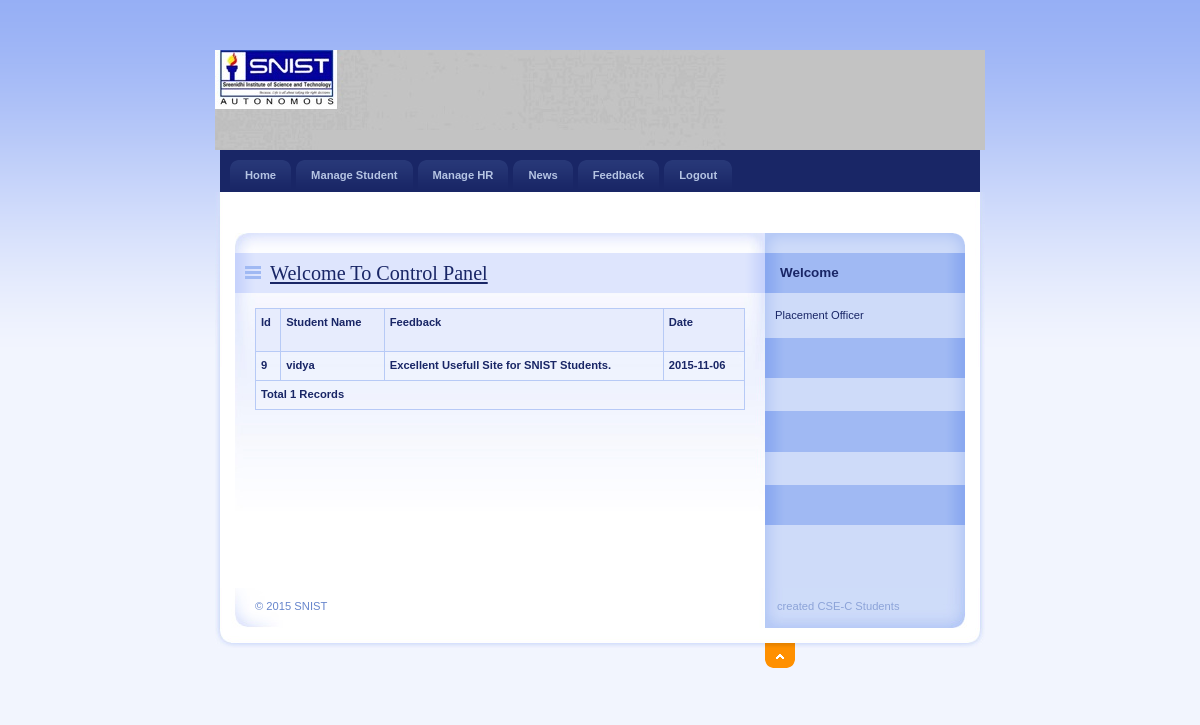
Page /PlacementOfficer/Feedback.php on the committed database.
### tables this page shows
CREATE TABLE `feedback` (
  `FeedbackId` int(11) NOT NULL,
  `StudentId` int(11) NOT NULL,
  `Feedback` varchar(200) NOT NULL,
  `FeedbakDate` date NOT NULL
);

CREATE TABLE `student_reg` (
  `StudentId` int(11) NOT NULL,
  `StudentName` varchar(20) NOT NULL,
  `Address` varchar(100) NOT NULL,
  `City` varchar(20) NOT NULL,
  `Email` varchar(40) NOT NULL,
  `Mobile` bigint(20) NOT NULL,
  `Qualification` varchar(20) NOT NULL,
  `Gender` varchar(10) NOT NULL,
  `BirthDate` date NOT NULL,
  `Resume` varchar(200) NOT NULL,
  `Status` varchar(10) NOT NULL,
  `UserName` varchar(20) NOT NULL,
  `Password` varchar(20) NOT NULL,
  `Question` varchar(100) NOT NULL,
  `Answer` varchar(50) NOT NULL
);

### PlacementOfficer/Feedback.php (the view, shortened to what this page needs)
<!DOCTYPE html PUBLIC "-//W3C//DTD XHTML 1.0 Strict//EN" "http://www.w3.org/TR/xhtml1/DTD/xhtml1-strict.dtd">
<html xmlns="http://www.w3.org/1999/xhtml" xml:lang="cs" lang="cs">
<head>
    <link rel="stylesheet" media="screen,projection" type="text/css" href="./css/main.css" />
    <link rel="stylesheet" media="print" type="text/css" href="./css/print.css" />
    <link rel="stylesheet" media="aural" type="text/css" href="./css/aural.css" />
</head>
<body id="www-url-cz">
<div id="main" class="box">
<?php
include "Header.php"
?>
<?php
include "menu.php"
?>
    <div id="page" class="box">
    <div id="page-in" class="box">
        <div id="strip" class="box noprint">
            <p id="breadcrumbs">&nbsp;</p>
        </div>
        <div id="content">
            <div class="article">
                <h2><span><a href="#">Welcome To Control Panel</a></span></h2>
                <table width="100%" border="1" bordercolor="#1CB5F1" >
                  <tr>
                    <th height="32" bgcolor="#1CB5F1" class="style3"><div align="left" class="style9 style5"><strong>Id</strong></div></th>
                    <th bgcolor="#1CB5F1" class="style3"><div align="left" class="style9 style5"><strong>Student Name</strong></div></th>
                    <th bgcolor="#1CB5F1" class="style3"><div align="left" class="style9 style5"><strong>Feedback</strong></div></th>
                    <th bgcolor="#1CB5F1" class="style3"><div align="left" class="style12">Date</div></th>
                  </tr>
                  <?php
$con = mysql_connect("localhost","root");
$sql = "select FeedbackId,Feedback,FeedbakDate,StudentName from Feedback,student_reg where Feedback.StudentId=student_reg.StudentId";
$result = mysql_query($sql,$con);
while($row = mysql_fetch_array($result))
{
$Id=$row['FeedbackId'];
$Name=$row['StudentName'];
$Feedback=$row['Feedback'];
$FeedbakDate=$row['FeedbakDate'];
?>
                  <tr>
                    <td class="style3"><div align="left" class="style9 style5"><strong><?php echo $Id;?></strong></div></td>
                    <td class="style3"><div align="left" class="style9 style5"><strong><?php echo $Name;?></strong></div></td>
                    <td class="style3"><div align="left" class="style9 style5"><strong><?php echo $Feedback;?></strong></div></td>
                    <td class="style3"><div align="left" class="style9 style5"><strong><?php echo $FeedbakDate;?></strong></div></td>
                  </tr>
                  <?php
}
$records = mysql_num_rows($result);
?>
                  <tr>
                    <td colspan="4" class="style3"><div align="left" class="style12"><?php echo "Total ".$records." Records"; ?> </div></td>
                  </tr>
                </table>
                <p>&nbsp;</p>
              <p class="btn-more box noprint">&nbsp;</p>
          </div>
        </div>
<?php
include "right.php"
?>
    </div>
    </div>
<?php
include "footer.php"
?>
</div>
</body>
</html>

### PlacementOfficer/css/main.css (style rules this page uses)
* { min-height:1px; }
body { border:0; margin:0; padding:0; background:#F2F5FE url("../design/bg.gif") 0 0 repeat-x; font:70%/160% "verdana",sans-serif; color:#192666; _text-align:center; }
a { color:#192666; }
p { border:0; margin:15px 0; padding:0; }
div { display:block; border:0; margin:0; padding:0; }
h1, h2, h3, h4, h5 { border:0; margin:15px 0 10px 0; padding:0; font-weight:bold; }
h2 { font-size:180%; line-height:100%; font-family:"georgia",serif; font-weight:normal; }
table { display:table; border-collapse:collapse; margin:15px 0; padding:0; border:1px solid #B7CAF6; font-size:100%; }
tr { display:table-row; }
th, td { display: table-cell; border:1px solid #B7CAF6; margin:0; padding:5px; vertical-align:top; text-align:left; }
th { background:#E7ECFD; text-align:center; color:#192666; font-weight:bold; }
a, img, span { border:0; margin:0; padding:0; }
strong, .strong { font-weight:bold; }
.box { min-height:1px; _height:1px; }
.box:after { content:"."; display:block; line-height:0px; font-size:0px; visibility:hidden; clear:both; }
#main { width:770px; margin:50px auto 0 auto; _text-align:left; }
#page { width:770px; min-height:1px; background:#FFF url("../design/bg_page.gif") 0 0 repeat-y; _height:1px; }
#page-in { min-height:1px; padding:10px 0; background:url("../design/bg_page_in.jpg") 0 0 no-repeat; _height:1px; }
#strip { position:relative; clear:both; padding:3px 20px 10px 20px; color:#6182D1; }
#strip p { margin:0; }
#strip #breadcrumbs { width:520px; margin:0; padding:0; }
#content { float:left; width:530px; _width:550px; margin:0; padding:0 0 0 20px; }
#content .article { clear:both; margin:0; padding:20px; background:url("../design/content_article_bg.jpg") 0 0 no-repeat; }
#content .article h2 { margin:0 -20px; padding:10px; background:#DEE5FD url("../design/content_title_bg.gif") 0 0 repeat-y; color:#192666; }
#content .article h2 span { background:url("../design/ico_list.gif") 0 50% no-repeat; padding-left:25px; }
#content .article p { text-align:justify; }
#content .btn-more { margin:0 0 15px 0; padding:0; border:0; position:relative; }

### PlacementOfficer/css/print.css (style rules this page uses)
body { border:0; margin:0; padding:0; font-size:12pt }
a { color:#000; text-decoration:none; }
h1, h2, h3 { page-break-after:avoid; page-break-inside:avoid; }
table { border-collapse: collapse; border-width:1px; border-style:solid; }
th, td { display:table-cell; border-width:1px; border-style:solid; }
.noprint { display:none; }

### PlacementOfficer/css/aural.css (style rules this page uses)
body { voice-family:paul,male; volume:loud; speech-rate:slow; richness:90; stress:20; }
h1, h2, h3, h4, h5 { cue-before:url("ping.au"); }
p, table { pause:50ms; }
strong { pitch:medium; pitch-range:60; stress:90; richness:90; }

### PlacementOfficer/Feedback.php (style rules this page uses)
.style3 { font-weight: bold }

### rows in the picture
feedback: FeedbackId "9", StudentId.StudentName "vidya", Feedback "Excellent Usefull Site for SNIST Students.", FeedbakDate "2015-11-06"

### other values in the picture
$records "1"
